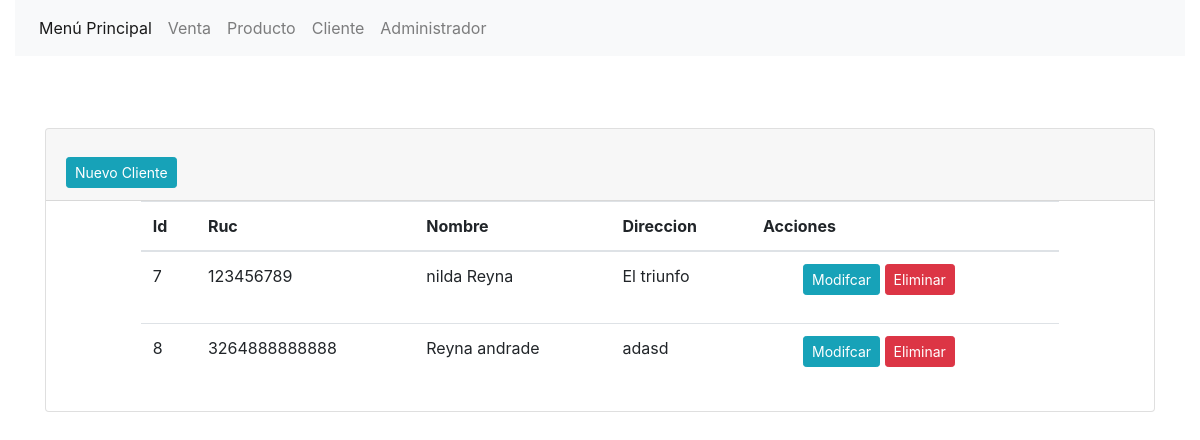
The page /cliente/ on the database its author committed.
### aplicacion/models.py (models this page shows, shortened)
class Cliente(models.Model):
    ruc = models.CharField(max_length=13)
    nombre = models.CharField(max_length=300)
    direccion = models.TextField(blank=True, null=True)
    producto = models.ManyToManyField(Producto)
    class Meta:
        verbose_name = 'Cliente'
        verbose_name_plural = 'Clientes'

### aplicacion/views.py (the view)
# urls.py: path('cliente/', listarCliente, name='listarCliente'),    # MENU CLIENTE
def listarCliente(request):
    cliente = Cliente.objects.all()
    opciones = {'menu': 'Menú Principal', 'venta': 'Venta', 'producto': 'Producto',
                'cliente': 'Cliente', 'administrar': 'Administrador', 'clientes': cliente}
    return render(request, 'listar_cliente.html', opciones)

### Templates/listar_cliente.html (shortened to what this page needs)
<!DOCTYPE html>
<html lang="es">
<head>
    {% load static %}
    <link href="{% static 'bootstrap/css/bootstrap.min.css' %}" rel="stylesheet">
</head>
<body>
  <div class="container-fluid">
    <nav class="navbar navbar-expand-lg navbar-light bg-light " >
  <div class="collapse navbar-collapse" id="navbarSupportedContent">
    <ul class="navbar-nav mr-auto">
      <li class="nav-item active">
        <a class="nav-link" href='/'>{{menu}} <span class="sr-only">(current)</span></a>
      </li>
      <li class="nav-item">
        <a class="nav-link" href="/venta">{{ venta }}</a>
      </li>
      <li class="nav-item">
        <a class="nav-link" href="/producto">{{ producto }}</a>
      </li>
     <li class="nav-item">
        <a class="nav-link" href="/cliente">{{ cliente }}</a>
      </li>
      <li class="nav-item">
        <a class="nav-link" href="/admin">{{ administrar }}</a>
      </li>
    </ul>
  </div>
</nav>
</div>
<div class="container">
    <br><br><br>
     <div class="card card-statistics clients-contant">
                        <div class="card-header">
                            <div class="d-xxs-flex justify-content-between align-items-center">
                                <div class="mt-xxs-0 mt-3 btn-group btn-group-toggle" data-toggle="buttons">
                                    <a href="{% url 'cliente'%}" class="btn btn-sm btn-round btn-info">Nuevo Cliente</a>
                                </div>
                            </div>
                        </div>
    <div class="row">
    <div class="col-md-1"></div>
    <div class="col-md-10">
    <table class="table table-hover">
  <thead>
    <tr>
      <th scope="col">Id</th>
      <th scope="col">Ruc</th>
      <th scope="col">Nombre</th>
      <th scope="col">Direccion</th>
      <th scope="col">Acciones</th>
    </tr>
  </thead>
  <tbody>
  {% for cliente in clientes %}
    <tr>
       <td>{{ cliente.id }}</td>
        <td>{{ cliente.ruc }}</td>
        <td>{{ cliente.nombre }}</td>
        <td>{{ cliente.direccion }}</td>
        <td>
            <ul>
                <l1><a class="btn btn-info btn-sm" href="{% url 'editarCliente' cliente.id %}">Modifcar</a></l1>
                <l1><a class="btn btn-danger btn-sm" href="{% url 'eliminarCliente' cliente.id %}">Eliminar</a></l1>
            </ul>
        </td>
    </tr>
   {% endfor %}
  </tbody>
</table>
    </div>
    <div class="col-md-1"></div>
</div>
</div>
</div>
</body>
</html>

### rows shown on the page
Cliente: id "7", ruc "123456789", nombre "nilda Reyna", direccion "El triunfo"
Cliente: id "8", ruc "3264888888888", nombre "Reyna andrade", direccion "adasd"

### other values the page prints
{{ menu }} "Menú Principal"
{{ venta }} "Venta"
{{ producto }} "Producto"
{{ cliente }} "Cliente"
{{ administrar }} "Administrador"
